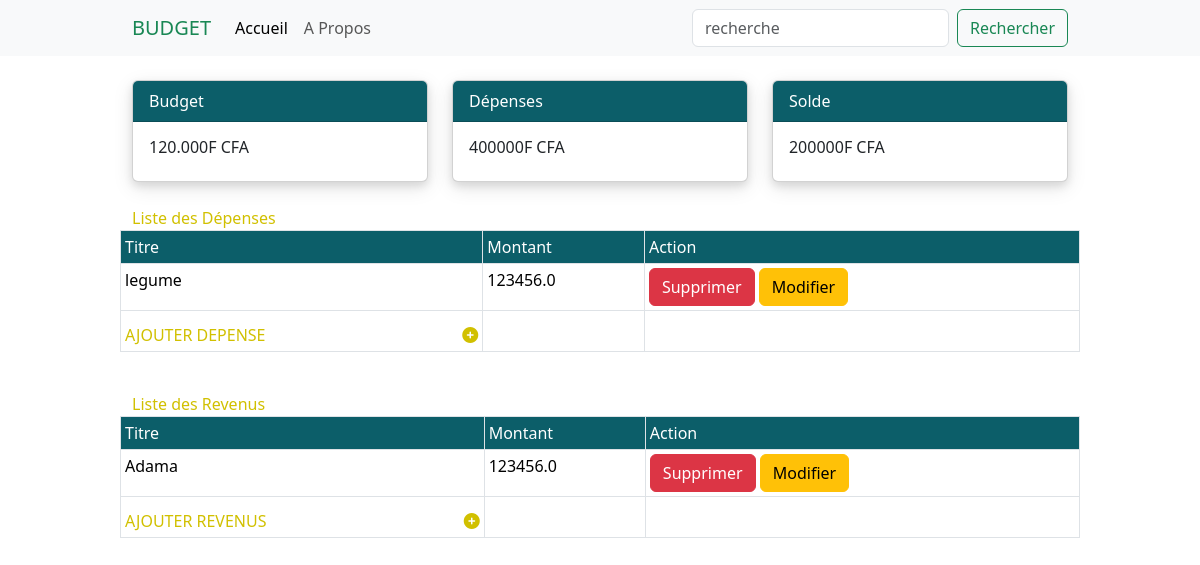
Before: / with the older database file.
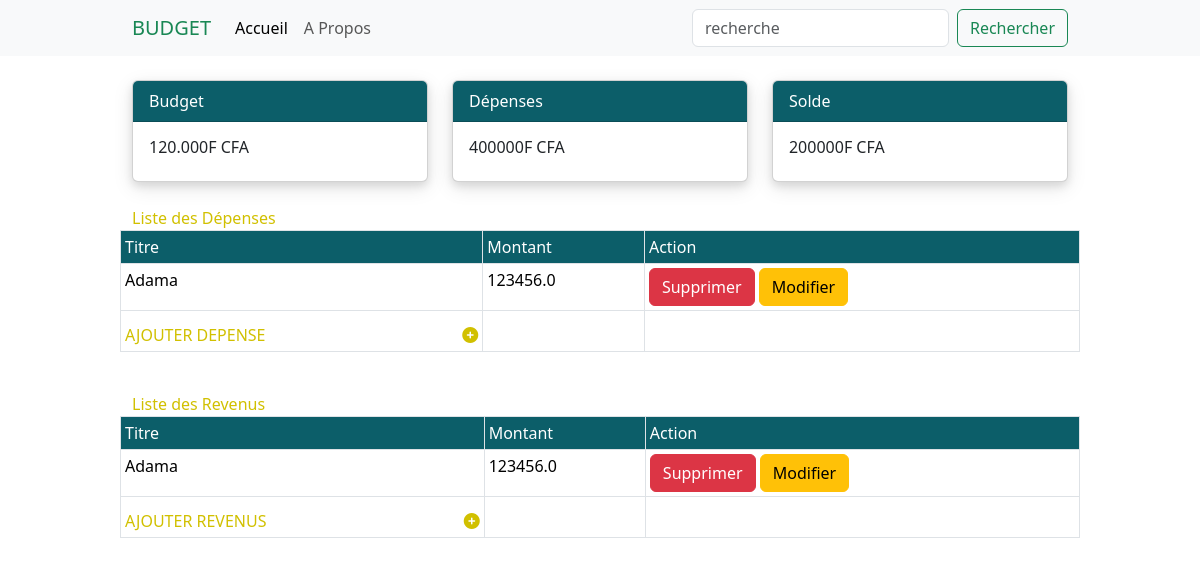
After: the same page with the newer database file.
### app.py (models this page shows, shortened)
class Depense(db.Model):
    id = db.Column(db.Integer, primary_key=True)
    titre = db.Column(db.String(100), nullable=False)
    montant = db.Column(db.Float, nullable=False)
    created_at = db.Column(db.DateTime, nullable=False, default=datetime.utcnow)

class Revenu(db.Model):
    id = db.Column(db.Integer, primary_key=True)
    titre = db.Column(db.String(100), nullable=False)
    montant = db.Column(db.Float, nullable=False)
    created_at = db.Column(db.DateTime, nullable=False, default=datetime.utcnow)

### app.py (the view)
@app.route("/", methods=["GET", "POST"])
def index():
    budgets = Budget.query.order_by(Budget.created_at).all()
    if request.method == "POST":
        name = request.form.get('budget')
        if name:
            new_budget = Budget(name=name)
            try:
                db.session.add(new_budget)
                db.session.commit()
                return redirect('/')
            except Exception as e:
                print(e)
                return "Error"
    else:
        depenses = Depense.query.all()
        revenus = Revenu.query.all()
        return render_template("index.html", budgets=budgets, depenses=depenses, revenus=revenus)

### templates/index.html (shortened to what this page needs)
{% extends "base.html"%}
{% block content %}
<!DOCTYPE html>
<html lang="en">
<head>
</head>
<body>
    <div class="container mt-4">
        <div class="row">
            <div class="col-md-4">
                <div class="card card-custom-shadow">
                    <div class="card-header custom-header text-white">Budget</div>
                    <div class="card-body">
                        <h5 class="card-title">120.000F CFA</h5>
                    </div>
                </div>
            </div>
            <div class="col-md-4">
                <div class="card card-custom-shadow">
                    <div class="card-header custom-header text-white">Dépenses</div>
                    <div class="card-body">
                        <h5 class="card-title">400000F CFA</h5>
                    </div>
                </div>
            </div>
            <div class="col-md-4">
                <div class="card card-custom-shadow">
                    <div class="card-header custom-header text-white">Solde</div>
                    <div class="card-body">
                        <h5 class="card-title">200000F CFA</h5>
                    </div>
                </div>
            </div>
        </div>
        <div class="row mt-4">
            <div class="card-header-custom">Liste des Dépenses</div>
            <div class="card-body">
                <table class="table table-bordered table-sm">
                    <thead class="bg-success">
                        <tr>
                            <td>Titre</td>
                            <td>Montant</td>
                            <td>Action</td>
                        </tr>
                    </thead>
                    <tbody>
                        {% for depense in depenses %}
                        <tr>
                            <td>{{ depense.titre }}</td>
                            <td>{{ depense.montant }}</td>
                            <td>
                                    <a href="/delete_depense/{{ depense.id }}/" class="btn btn-danger mr-5">Supprimer</a>
                                    <a href="/update_depense/{{ depense.id }}/" class="btn btn-warning">Modifier</a>
                            </td>
                        </tr>
                        {% endfor %}
                        <tr>
                            <td>
                                <div class="mt-2 text-custom d-flex justify-content-between">
                                    <p class="mb-0 me-2">AJOUTER DEPENSE</p>
                                    <a class="text-custom" href="{{ url_for('ajout_depense') }}"><i class="fa-solid fa-circle-plus"></i></a>
                                </div>
                            </td>
                            <td></td>
                            <td></td>
                        </tr>
                    </tbody>
                </table>
            </div>
        </div>
        <div class="row mt-4">
            <div class="card-header-custom">Liste des Revenus</div>
            <div class="card-body">
                <table class="table table-bordered table-sm">
                    <thead class="bg-success">
                        <tr>
                            <td>Titre</td>
                            <td>Montant</td>
                            <td>Action</td>
                        </tr>
                    </thead>
                    <tbody>
                        <tbody>
                            {% for revenu in revenus %}
                            <tr>
                                <td>{{ revenu.titre }}</td>
                                <td>{{ revenu.montant }}</td>
                                <td>
                                        <a href="/delete_revenu/{{ revenu.id }}/" class="btn btn-danger">Supprimer</a>
                                        <a href="/update_revenu/{{ revenu.id }}/" class="btn btn-warning">Modifier</a>
                                </td>
                            </tr>
                            {% endfor %}
                            <tr>
                                <td>
                                    <div class="mt-2 text-custom d-flex justify-content-between">
                                        <p class="mb-0 me-2">AJOUTER REVENUS</p>
                                        <a class="text-custom" href="{{ url_for('ajout_revenus') }}"><i class="fa-solid fa-circle-plus"></i></a>
                                    </div>
                                </td>
                                <td></td>
                                <td></td>
                            </tr>
                        </tbody>
                </table>
            </div>
        </div>
</body>
</html>
{% endblock content %}

### templates/base.html (shortened to what this page needs)
<!doctype html>
<html lang="en">
  <head>
    <link href="https://cdn.jsdelivr.net/npm/bootstrap@5.3.3/dist/css/bootstrap.min.css" rel="stylesheet">
    <link rel="stylesheet" href="{{ url_for('static', filename='css/style.css') }}">
    <link rel="stylesheet" href="https://cdnjs.cloudflare.com/ajax/libs/font-awesome/6.4.0/css/all.min.css">
  </head>
  <body>
   {% include "partials/_navbar.html"  %}
    {% block content %}
    {% endblock content %}
  </body>
</html>

### templates/partials/_navbar.html (shortened to what this page needs)
<nav class="navbar navbar-expand-lg bg-body-tertiary">
     <div class="container">
        <a class="navbar-brand text-success">BUDGET</a>
        <div class="collapse navbar-collapse" id="navbarSupportedContent">
            <ul class="navbar-nav me-auto mb-2 mb-lg-0">
              <li class="nav-item">
                <a class="nav-link active" aria-current="page" href="/">Accueil</a>
              </li>
              <li class="nav-item">
                <a class="nav-link" href="/about/">A Propos</a>
              </li>
            </ul>
            <form class="d-flex" method="GET" action="/">
              <input class="form-control me-2" type="search" placeholder="recherche" aria-label="Search" name="query">
              <button class="btn btn-outline-success" type="submit">
               Rechercher
              </button>
            </form>
          </div>
        </div>
      </nav>

### static/css/style.css (style rules this page uses)
body { background-color: white; }
.custom-header { background-color: #0C5E69; }
.card-title { font-size: 1rem; font-weight: normal; }
.card-header-custom { color: #D1C000; }
.card-custom-shadow { box-shadow: 0 4px 8px rgba(0, 0, 0, 0.1), 0 6px 20px rgba(0, 0, 0, 0.1); }
.container { width: 80%; }
.table thead td { background-color: #0C5E69; color: #ffffff; }
.text-custom { color: #D1C000 }

Changed rows visible on the page:
removed Depense: titre "legume", montant "123456.0"
added Depense: titre "Adama", montant "123456.0"
